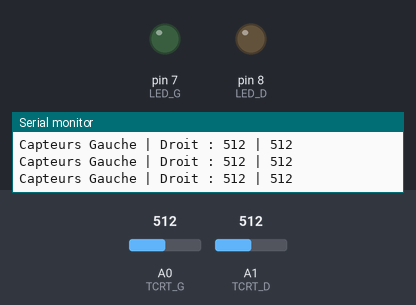
This sketch was run on a simulated Arduino Uno, built with avr-gcc and run on an emulated ATmega328P. Shown: output pins drawn as LEDs (lit = HIGH), the last lines printed to the serial monitor. Inputs (shaded band) come from the test bench; at power-on: A0 (TCRT_G) = 512, A1 (TCRT_D) = 512.

Above: at 1.3 s.
1.4 s: A0 (TCRT_G) set to 792
2.9 s: A0 (TCRT_G) set to 814
At 4.1 s:
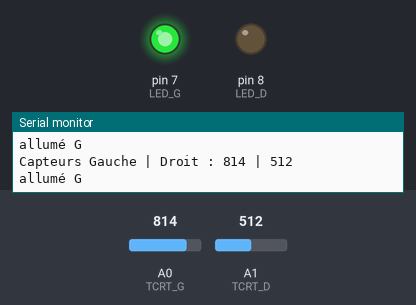
4.5 s: A1 (TCRT_D) set to 789
6.0 s: A1 (TCRT_D) set to 819
At 6.6 s:
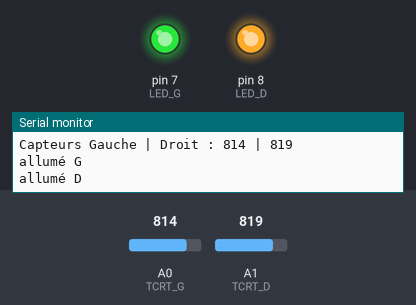
7.5 s: A0 (TCRT_G) set to 790
At 7.8 s:
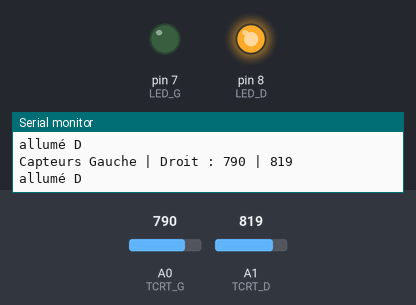
9.0 s: A1 (TCRT_D) set to 790
At 10.3 s:
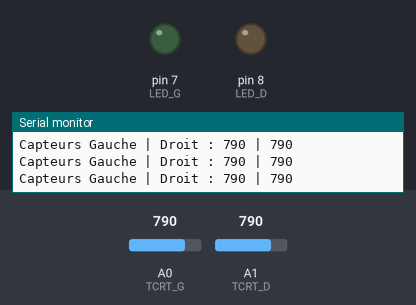
Timing chart, 0 to 11.5 s (numbered marks = the images above; inputs shaded):
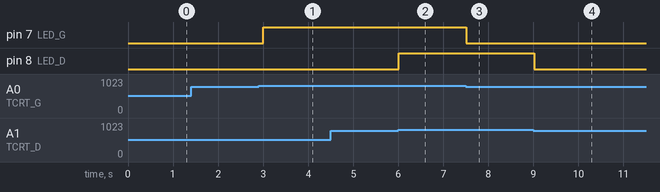

Measured:
- the behaviour switches between 800 and 801 on A0 (TCRT_G) (found by bisection; images 0 and 1)
- the behaviour switches between 800 and 801 on A1 (TCRT_D) (found by bisection; images 1 and 2)
- after the input at 2.9 s, pin 7 (LED_G): LOW → HIGH after 0.11 s
- after the input at 6.0 s, pin 8 (LED_D): LOW → HIGH at once
- after the input at 7.5 s, pin 7 (LED_G): HIGH → LOW at once
- after the input at 9.0 s, pin 8 (LED_D): HIGH → LOW at once

The sketch:

detection-ligne.ino
```cpp
/***********************************************************************
* NOM DU FICHIER :    detection-ligne.ino
*
* DESCRIPTION :
*       Programme pour calibrer les capteur de détection de ligne
*
* NOTES :
* Sumobot board Version 5.2
*
* AUTEUR :  Naimeric Villafruela
* DATE DE CREATION :  10/09/2023
*
* MODIFICATIONS :
* DATE        QUI                     DETAILS
* 10/09/2023  Naimeric Villafruela    Ecriture du code initial
**/


// déclaration des cateurs droits et gauches
const int TCRT_G = A0; //A0
const int TCRT_D = A1; //A1

// Seuil de sensibilité des capteurs de ligne avant (à Régler en fonction du Dohyo)

#define SEUIL_DROIT 800
#define SEUIL_GAUCHE 800

/*
 * Pins des LEDs du sumobot
 *
 * notes: les LEDs peuvent vous indiquer en combat des informations diverses
 * selon l'endroit d'où vous les appelez dans votre programme
 */
// Déclaration des numéros de pin
#define LED_G 7 // LED GAUCHE
#define LED_D 8 // LED DROITE

/**
 * La fonction `setup()` est appelée lorsqu'un sketch démarre et ne sera exécutée qu'une seule fois, après chaque mise sous tension ou réinitialisation de la carte Arduino
 * On l'utilise pour initialiser notre programme en définissant la direction des pins ainsi que d'autres actions.
 */
void setup() {

  pinMode (LED_G, OUTPUT);
  pinMode (LED_D, OUTPUT);
  pinMode (TCRT_G, INPUT);
  pinMode (TCRT_D, INPUT);

  Serial.begin(9600);
  Serial.println("Programme démarré");

}

/*
 * la fonction `loop()` boucle indéfiniement sur elle-même. Tout ce qui est contenu dans la loop est répété à l'infini.
 * Utilisez-la pour contrôler votre Sumobot.
 */
void loop() {
  int CGAUCHE = analogRead(TCRT_G);
  int CDROIT = analogRead(TCRT_D);
  Serial.print("Capteurs Gauche | Droit : ");
  Serial.print(CGAUCHE);
  Serial.print(" | ");
  Serial.println(CDROIT);

    if (CGAUCHE <= SEUIL_GAUCHE) {
      digitalWrite(LED_G, LOW);
    } else {
      digitalWrite(LED_G, HIGH);
      Serial.println("allumé G");
    }
    if (CDROIT <= SEUIL_DROIT) {
      digitalWrite(LED_D, LOW);
    } else {
      digitalWrite(LED_D, HIGH);
      Serial.println("allumé D");
    }

  delay(500);
}
```
